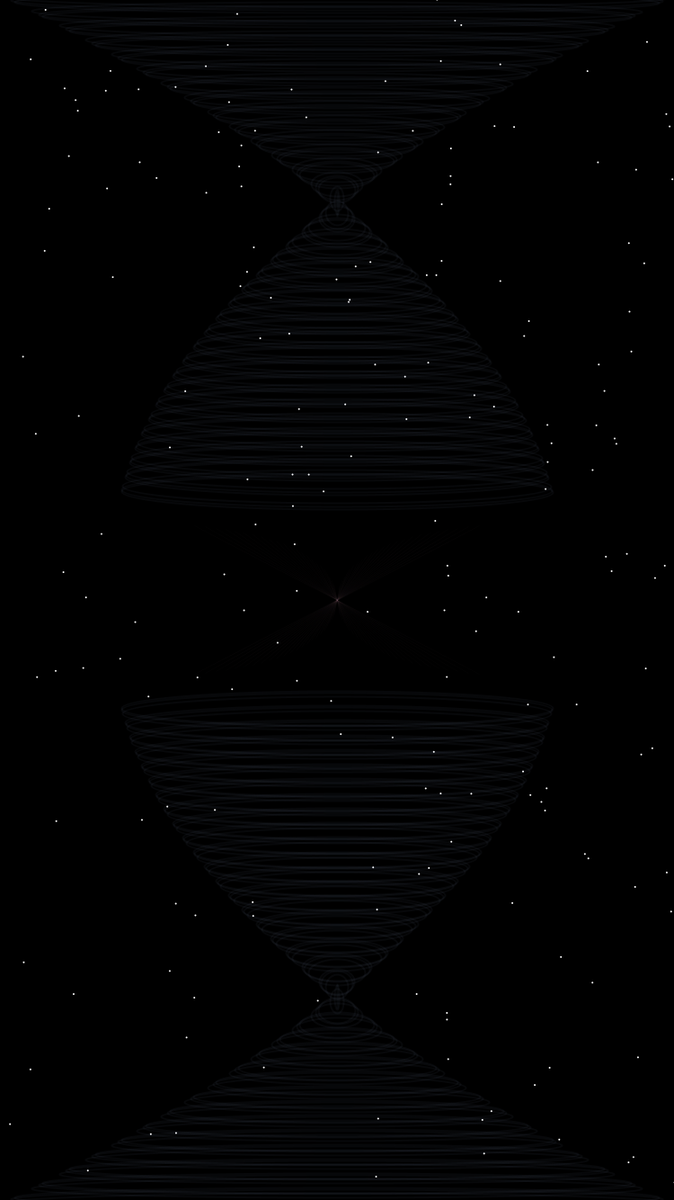
Frame 1 (no input)
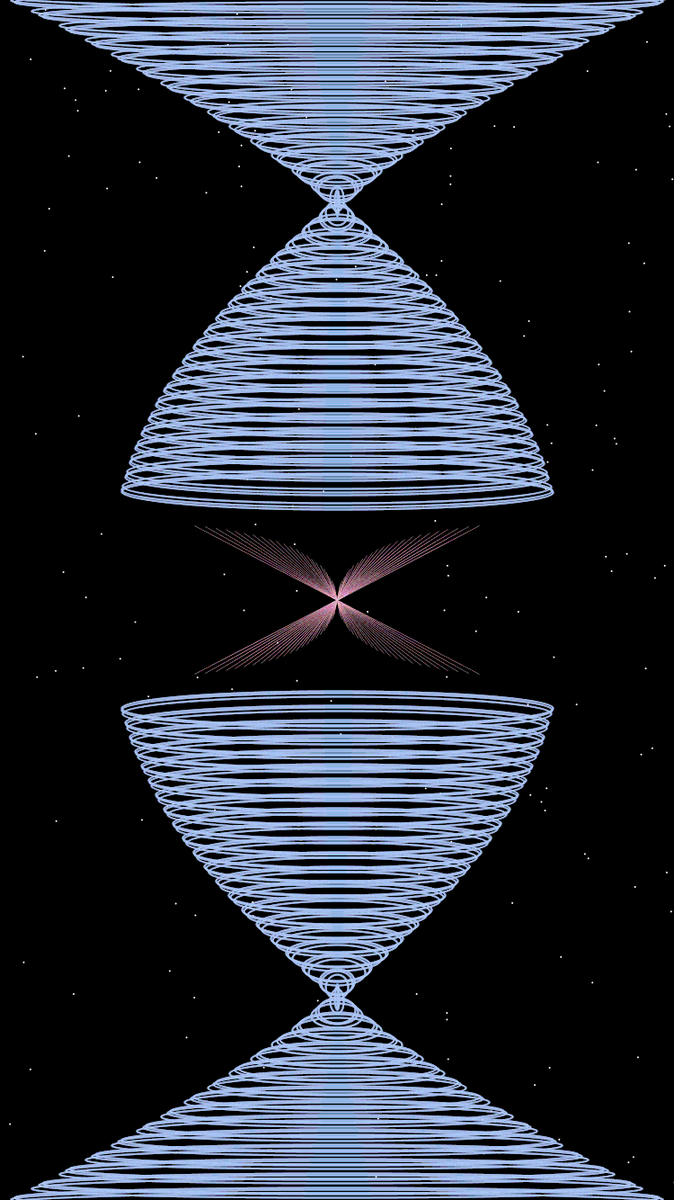
Frame 60 (the mouse pressed at the canvas centre just before this capture)
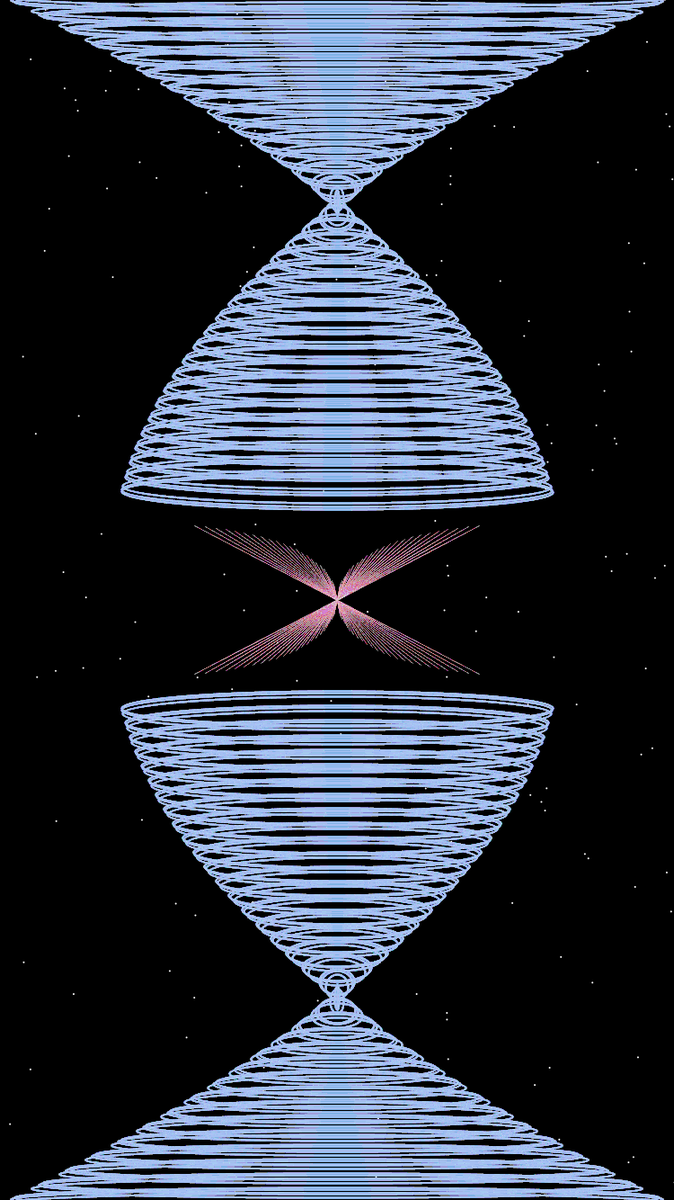
Frame 120 (the mouse held since frame 60 and released just before this capture)

The Processing sketch that drew these frames (run headless with seeded random() and noise(); from frame 60 on, the mouse is pressed at the canvas centre):

// Processing sketch: Iphone_Spacey
// ── Iphone_Spacey.pde
int delay = 0;
int LINE_C = 80;
float speed=0;
Star[] stars = new Star[1000];

void setup() {
  size(750,1334);
  for (int i = 0; i < stars.length; i++) {
    stars[i] = new Star(); 
  }
  background(0);

}
void draw() {
  delay=delay+1;
  strokeWeight(1);
  translate(width/2,height/2);
  //Do the stars only once so that the other components can be painted overtop in conflicting areas.
  if(delay==1){ 
    for (int i = 0; i < stars.length; i++) {
      //Update the location of each star in the array
      stars[i].update();
      //Pass in the color and opacity values for the stars in the array
      stars[i].show(255,255,255,255);
    }
  }
  scale(2);
  float j=0;
  float k =0;
  //Loop through the parametric equations to sketch the main components.
  for (int i = 10; i < LINE_C; i = i +1){
    stroke(255,176,204,10);
      strokeWeight(0.1);
      noFill();
      if(i%3==0){
      triangle(one_x(i),one_y(i),two_x(i),two_y(i),0,0);
      triangle(-one_x(i),one_y(i),-two_x(i),two_y(i),0,0);
      }
      noFill();
      stroke(176,196,243,10);
      strokeWeight(1);
      if(i%2==0){
        ellipse(0,20+i*4,250-.1*(i*i),20-i/8);
        j = i+.25;
        ellipse(0,20+j*4,250-.1*(j*j),20-j/8);
        k = i+.75;
        ellipse(0,20+k*4,250-.1*(k*k),20-k/8);
      }
      rotate(PI);
      if(i%2==0){
        ellipse(0,20+i*4,250-.1*(i*i),20-i/8);
        j = i+.25;
        ellipse(0,20+j*4,250-.1*(j*j),20-j/8);
        k = i+.75;
        ellipse(0,20+k*4,250-.1*(k*k),20-k/8);
      }
      rotate(-PI);
    } 
    translate(-width/2,-height/2);
    save("Iphone_Spacey_Alpha.png");
  }
//Classes
class Star {
  float x; float y; float z;float pz;
  Star() {
    // I place values in the variables
    x = random(-width/2, width/2);
    // note: height and width are the same: the canvas is a square.
    y = random(-height/2, height/2);
    // note: the z value can't exceed the width/2 (and height/2) value,
    // beacuse I'll use "z" as divisor of the "x" and "y",
    // whose values are also between "0" and "width/2".
    z = random(width/2);
    // I set the previous position of "z" in the same position of "z",
    // which it's like to say that the stars are not moving during the first frame.
    pz = z;
  }
  void update() {
    z = z - speed;
    if (z < 1) {
      z = width/2;
      x = random(-width/2, width/2);
      y = random(-height/2, 0);
      pz = z;
    }
  }
  void show(float uno, float dos, float tres, float quatro) {
    fill(uno,dos,tres,quatro);
    noStroke();
    float sx = map(x / z, 0, 1, 0, width/2);
    float sy = map(y / z, 0, 1, 0, height/2);;
    // I use the z value to increase the star size between a range from 0 to 16.
    float r = map(z, 0, width/2, 3, 0);
    ellipse(sx, sy, 2, 2);
    // Here i use the "pz" valute to get the previous position of the stars,
    // so I can draw a line from the previous position to the new (current) one.
    float px = map(x / pz, 0, 1, 0, width/2);
    float py = map(y / pz, 0, 1, 0, height/2);
    // Placing here this line of code, I'm sure the "pz" value are updated after the
    // coordinates are already calculated; in this way the "pz" value is always equals
    // to the "z" value of the previous frame.
    pz = z;
    stroke(uno,dos,tres,quatro);
    strokeWeight(1);
    line(px, py, sx, sy);
  }
}
float one_x(float t) {
 return -t*t*.013;
}  
float one_y(float t) {
 return (-42*sin(radians(sqrt(t*t))));
}

float two_x(float t) {
 return t*t*.013;
}  
float two_y(float t) {
 return (42*sin(radians(sqrt(t*t))));
}
